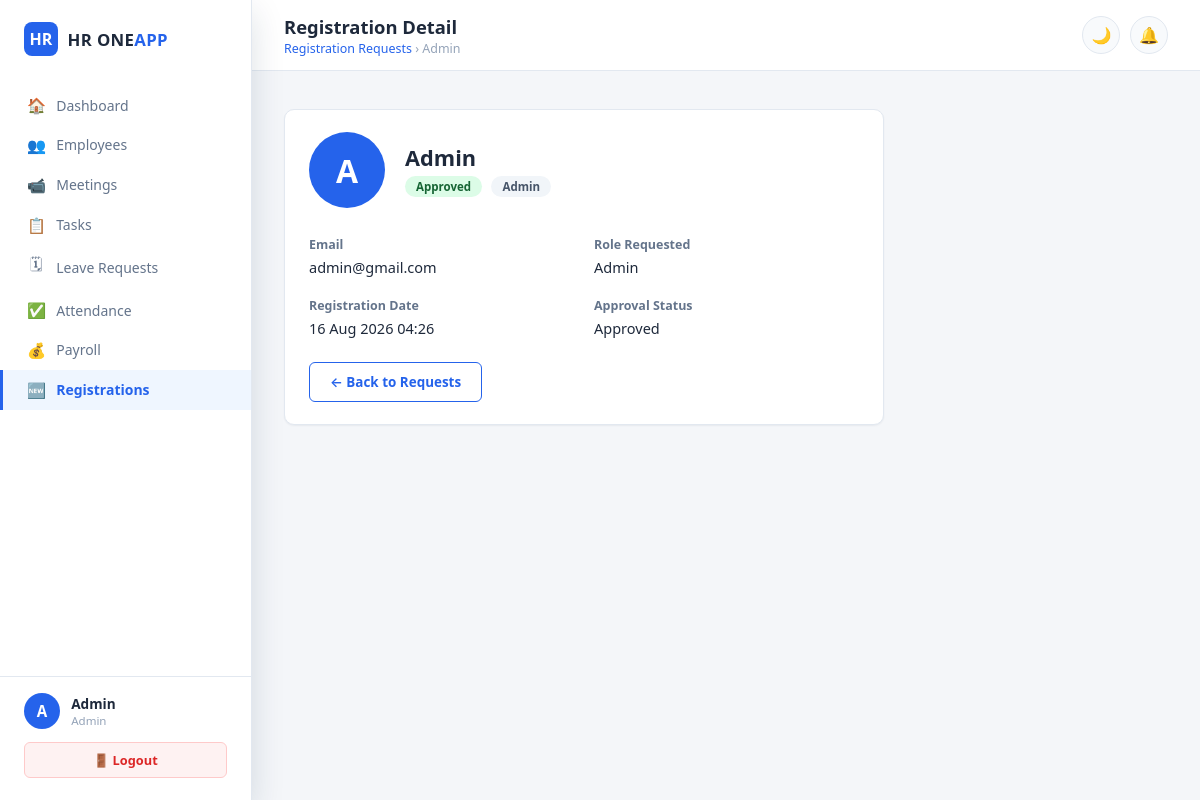
Screenshot of /admin/registrations/1 (signed in) with the database file from the repository.
### models.py (models this page shows, shortened)
class User(db.Model):
    __tablename__ = 'users'
    id            = db.Column(db.Integer, primary_key=True)
    name          = db.Column(db.String(100), nullable=False)
    email         = db.Column(db.String(150), unique=True, nullable=False)
    password_hash = db.Column(db.String(256), nullable=False)
    role          = db.Column(db.String(20), default='employee')   # admin | hr | employee
    is_active     = db.Column(db.Boolean, default=True)
    approval_status  = db.Column(db.String(20), default='approved')  # approved|pending|rejected
    approved_by      = db.Column(db.Integer, db.ForeignKey('users.id'), nullable=True)
    approved_at      = db.Column(db.DateTime, nullable=True)
    rejection_reason = db.Column(db.String(500), nullable=True)
    created_at    = db.Column(db.DateTime, default=datetime.utcnow)

### routes/admin_approval.py (the view)
@admin_approval_bp.route('/registrations/<int:user_id>')
@admin_required
def registration_detail(user_id):
    user = User.query.get_or_404(user_id)
    safe_user = {
        'id':              user.id,
        'name':            user.name,
        'email':           user.email,
        'role':            user.role,
        'created_at':      user.created_at,
        'approval_status': user.approval_status,
        'approved_at':     user.approved_at,
        'rejection_reason':user.rejection_reason,
    }
    return render_template('admin/registration_detail.html', user=safe_user)

### templates/admin/registration_detail.html (shortened to what this page needs)
{% extends "base.html" %}
{% block page_title %}Registration Detail{% endblock %}
{% block breadcrumb %}
<p class="crumb">
  <a href="{{ url_for('admin_approval.registrations') }}" style="color:var(--accent);">Registration Requests</a>
  › {{ user.name }}
</p>
{% endblock %}
{% block content %}
<div class="card" style="max-width:600px;">
  <div style="display:flex;align-items:center;gap:1.25rem;margin-bottom:1.75rem;">
    <div class="big-avatar">{{ user.name[0]|upper }}</div>
    <div>
      <h2 style="margin-bottom:.2rem;">{{ user.name }}</h2>
      <span class="badge-pill {{ 'badge-orange' if user.approval_status=='pending' else ('badge-green' if user.approval_status=='approved' else 'badge-red') }}">
        {{ user.approval_status|capitalize }}
      </span>
      <span class="badge-pill {{ 'badge-blue' if user.role=='hr' else 'badge-gray' }}" style="margin-left:.35rem;">
        {{ user.role|capitalize }}
      </span>
    </div>
  </div>
  <div class="detail-grid" style="margin-bottom:1.5rem;">
    <div><label>Email</label><p>{{ user.email }}</p></div>
    <div><label>Role Requested</label><p>{{ user.role|capitalize }}</p></div>
    <div><label>Registration Date</label><p>{{ user.created_at.strftime('%d %b %Y %H:%M') }}</p></div>
    <div><label>Approval Status</label><p>{{ user.approval_status|capitalize }}</p></div>
  </div>
  {% if user.approval_status == 'pending' %}
  <div style="display:flex;gap:.75rem;flex-wrap:wrap;">
    <button class="btn btn-success"
            onclick="confirmApprove({{ user.id }}, '{{ user.name }}')">✓ Approve Account</button>
    <button class="btn btn-danger"
            onclick="showRejectModal({{ user.id }}, '{{ user.name }}')">✕ Reject Registration</button>
    <a href="{{ url_for('admin_approval.registrations') }}" class="btn btn-outline">← Back</a>
  </div>
  {% else %}
  <a href="{{ url_for('admin_approval.registrations') }}" class="btn btn-outline">← Back to Requests</a>
  {% endif %}
</div>
{% endblock %}

### static/css/style.css (style rules this page uses)
:root { --navy: #0f2747; --navy-light: #1e3a5f; --navy-soft: #f0f4f8; --accent: #2563eb; --accent-soft: #eff6ff; --success: #16a34a; --danger: #dc2626; --warning: #d97706; --purple: #7c3aed; --bg: #f4f6f9; --surface: #ffffff; --surface-2: #f8fafc; --border: #e2e8f0; --text: #1e293b; --text-muted: #64748b; --text-faint: #94a3b8; --radius-sm: 6px; --radius: 10px; --radius-lg: 14px; --shadow-sm: 0 1px 2px rgba(15,39,71,.06); --shadow: 0 2px 8px rgba(15,39,71,.08); --shadow-lg: 0 12px 32px rgba(15,39,71,.14); }
* { margin:0;padding:0;box-sizing:border-box; }
html,body { height:100%; }
body { font-family:'Segoe UI',-apple-system,BlinkMacSystemFont,'Inter',sans-serif; background:var(--bg); color:var(--text); transition:background .25s,color .25s; font-size:14.5px; }
a { text-decoration:none;color:inherit; }
.topbar .crumb { font-size:.78rem;color:var(--text-faint);margin-top:1px; }
.card { background:var(--surface);border-radius:var(--radius);padding:1.4rem 1.5rem; box-shadow:var(--shadow-sm);border:1px solid var(--border);margin-bottom:1.5rem; }
.btn { display:inline-flex;align-items:center;gap:.4rem;padding:.62rem 1.25rem; border-radius:var(--radius-sm);font-size:.84rem;font-weight:600;cursor:pointer;border:1px solid transparent; transition:.15s; }
.btn-outline { background:transparent;color:var(--accent);border-color:var(--accent); }
.badge-pill { display:inline-block;padding:3px 11px;border-radius:20px;font-size:.72rem;font-weight:700; }
.badge-green { background:#dcfce7;color:#166534; }
.badge-gray { background:#f1f5f9;color:#475569; }
.big-avatar { width:76px;height:76px;border-radius:50%;background:var(--accent); display:flex;align-items:center;justify-content:center;font-size:2rem;font-weight:700;color:#fff; }
.detail-grid { display:grid;grid-template-columns:1fr 1fr;gap:1.25rem; }
.detail-grid label { font-size:.78rem;color:var(--text-muted);display:block;margin-bottom:.25rem;font-weight:600; }
.detail-grid p { font-weight:500; }

### rows the page displays
User: name "Admin", name "A", approval_status "Approved", role "Admin", email "admin@gmail.com", created_at "16 Aug 2026 04:26"

### other values shown
{{ session.user_name[0] | upper }} "A"
{{ session.user_name }} "Admin"
{{ session.user_role | capitalize }} "Admin"
